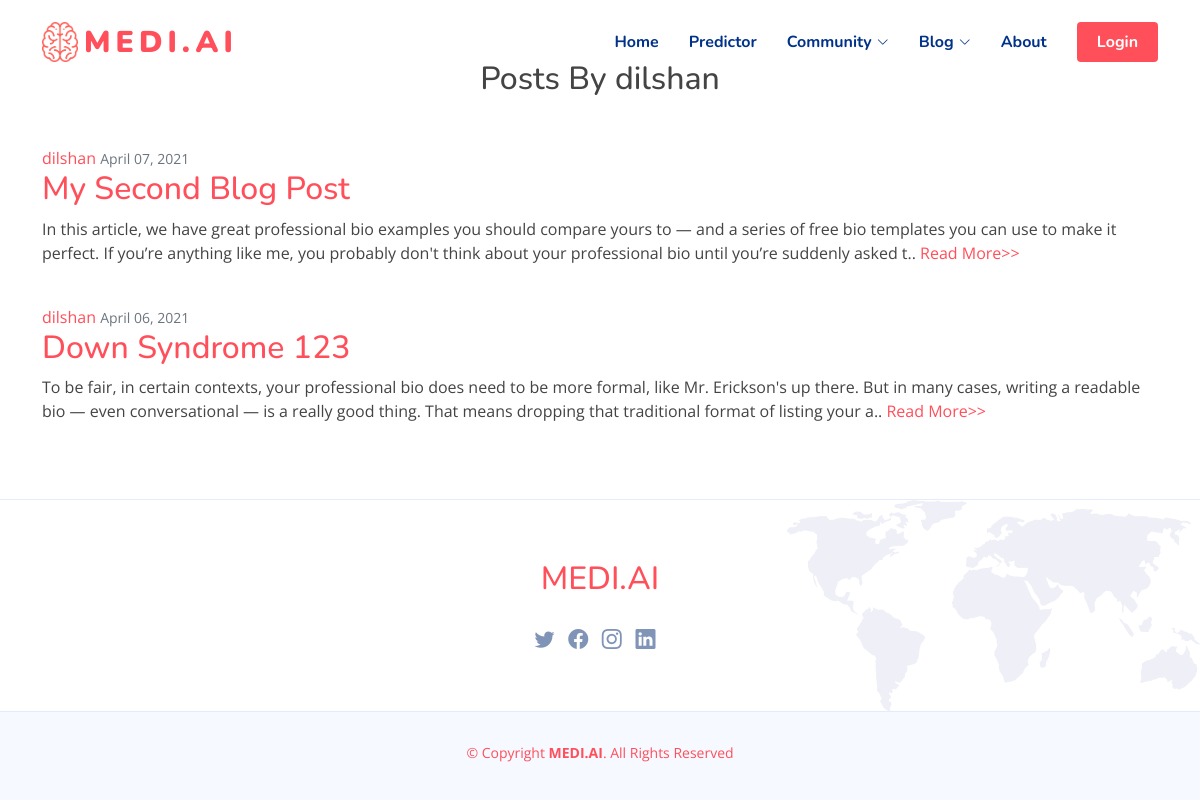
Before: /blog/user/dilshan/ with the older database file.
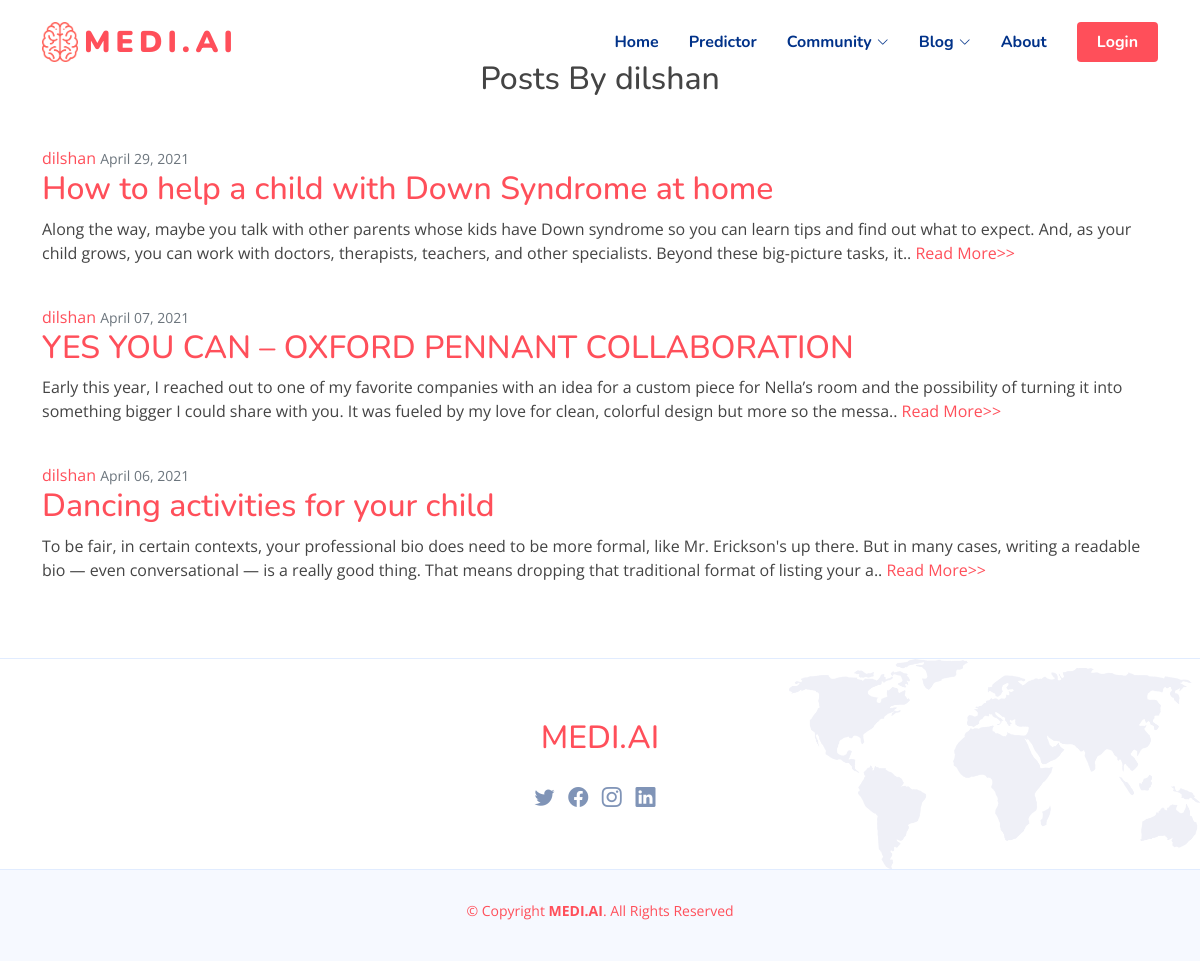
After: the same page with the newer database file.
### blog/models.py (models this page shows, shortened)
class Post(models.Model):
    author = models.ForeignKey(
        settings.AUTH_USER_MODEL, on_delete=models.CASCADE)
    title = models.CharField(max_length=100)
    brief = models.TextField(max_length=500,default="")
    content = models.TextField()
    liked = models.ManyToManyField(
        settings.AUTH_USER_MODEL, blank=True, related_name='liked')
    date_posted = models.DateTimeField(default=timezone.now)
    pic = models.ImageField(upload_to='photos/%Y/%m/%d/', default='photos\2021\04\06\01.png')
    objects = PostManager()
    class Meta:
        ordering = ('-date_posted', )

### blog/views.py (the view)
# urls.py: path('user/<str:username>/', UserPostListView.as_view(), name='user_posts'),
class UserPostListView(ListView):
    model = Post
    template_name = 'blog/user_posts.html'
    context_object_name = 'posts'
    paginate_by = 5
    def get_queryset(self):
        user = get_object_or_404(User, username=self.kwargs.get('username'))
        return Post.objects.filter(author=user).order_by('-date_posted')

### templates/blog/user_posts.html (shortened to what this page needs)
{% extends 'base.html' %}
{% load static %}
{% load crispy_forms_tags %}
{% block content %}
<div class="main-content">
<section>
    <div class="container">
      <div class="title-health-box wow fadeInUp text-center" data-wow-duration="0.9s">
        <h2 class="title font-weight-bold">Posts By {{view.kwargs.username}}</h2>
      </div>
      <div class="row align-items-center">
        {% for post in posts %}
            <article class="media content-section">
              <div class="media-body">
                <div class="article-metadata">
                  <a class="mr-2" href="{% url 'user_posts' post.author.username %}">{{ post.author }}</a>
                  <small class="text-muted">{{ post.date_posted|date:"F d, Y" }}</small>
                </div>
              <h2><a class="article-title" href="{% url 'post_detail' post.pk %}">{{ post.title }}</a></h2>
                <p class="article-content">{{ post.content| slice:":265"  }}..<a href="{% url 'post_detail' post.pk %}"> Read More>></a></p>
              </div>
            </article>
        {% endfor %}
      </div>
    </div>
  </section>
</div>
{% endblock content %}

Changed rows visible on the page:
added Post: author "dilshan", date_posted "April 29, 2021", title "How to help a child with Down Syndrome at home", content "Along the way, maybe you talk with other parents whose kids have Down syndrome so you can learn tips and find out what to expect. And, as your child grows, you can work with doctors, therapists, teachers, and other specialists. Beyond these big-picture tasks, it"
changed Post: title "My Second Blog Post" → "YES YOU CAN – OXFORD PENNANT COLLABORATION"; content "In this article, we have great professional bio examples you should compare yours to — and a series of free bio templates you can use to make it perfect. If you’re anything like me, you probably don't think about your professional bio until you’re suddenly asked t" → "Early this year, I reached out to one of my favorite companies with an idea for a custom piece for Nella’s room and the possibility of turning it into something bigger I could share with you. It was fueled by my love for clean, colorful design but more so the messa"
changed Post: title "Down Syndrome 123" → "Dancing activities for your child"
